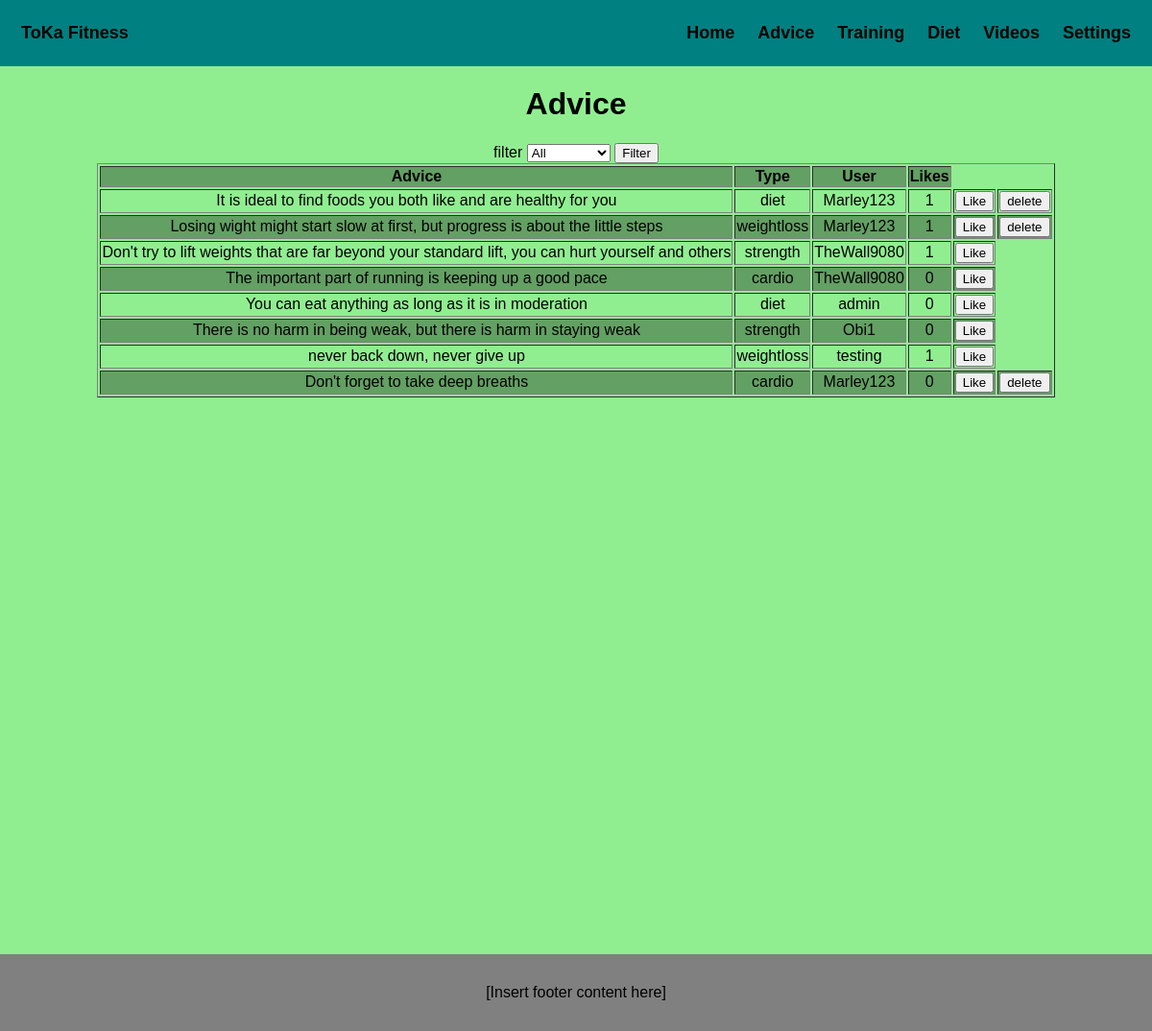
Screenshot of /advice (signed in) with the database file from the repository.
### app.py (models this page shows)
class Users(UserMixin, db.Model):
    id = db.Column(db.Integer, primary_key=True)
    username = db.Column(db.String(250), unique=True, nullable=False)
    password = db.Column(db.String(250), nullable=False)

### app.py (the view)
@app.route("/advice")
@login_required
def advice():
    conn = sqlite3.connect("advice.db") # connects to the database
    cursor = conn.cursor()
    conn.row_factory = sqlite3.Row
    cursor.execute("SELECT * FROM advice") # selects all items from advice
    records = cursor.fetchall()  # puts all the items from advice into a list
    cursor.execute(
    "SELECT advice_id FROM likes WHERE user = ?",
    (current_user.username,))
    liked_advice_ids = {row[0] for row in cursor.fetchall()} # checks which posts the user has liked
    conn.close()
    return render_template("advice.html", records=records, font_size=font_size, username=current_user.username, tier=tier, liked_advice_ids=liked_advice_ids) # renders the html page with the required data

### app.py (called while the page is built)
@login_manager.user_loader
def load_user(user_id):
    return Users.query.get(int(user_id))

### templates/advice.html (shortened to what this page needs)
{% extends "base.html" %}
{% block content %}
<h1>Advice</h1>
<form action="/filter" method="POST">
    <label for="filter">filter</label>
    <select id="filter" name="filter">
        <option value="*">All</option>
    </select>
    <button type="submit">Filter</button>
</form>
<table border="1">
    <tr>
        <th>Advice</th>
        <th>Type</th>
        <th>User</th>
        <th>Likes</th>
    </tr>
    {% for record in records %}
    <tr>
        <td>{{ record[1] }}</td>
        <td>{{ record[2] }}</td>
        <td>{{ record[3] }}</td>
        <td>{{ record[4] }}</td>
        <td>
        <form action="{{ url_for('likes') }}" method="POST">
            {% if record[0] in liked_advice_ids %}
                <button type="submit">Unlike</button>
            {% else %}
                <button type="submit">Like</button>
            {% endif %}
        </form>
        </td>
        {% if record[3] == username or username == "admin" %}
        <td>
            <form action="/delete" method="POST">
                <button type="submit">delete</button>
            </form>
        </td>
        {% endif %}
    </tr>
    {% endfor %}
</table>
{% endblock %}

### templates/base.html (shortened to what this page needs)
<!DOCTYPE html>
<html lang="en">
    <head>
        {% if font_size == "small" %}
            <link rel="stylesheet" href="static/small_style.css">
        {% elif font_size == "large" %}
            <link rel="stylesheet" href="static/large_style.css">
        {% else %}
            <link rel="stylesheet" href="static/medium_style.css">
        {% endif %}
    </head>
    <div class="header">
        <a href="/home">ToKa Fitness</a>
        <div class="header-right">
            <a href="/home">Home</a>
            <a href="/advice">Advice</a>
            <a href="/training">Training</a>
            <a href="/diet">Diet</a>
            <a href="/videos">Videos</a>
            <a href="/settings">Settings</a>
        </div>
    </div>
    <main>
        {% block content %}{% endblock %}
    </main>
    <div class="footer">
        <p>[Insert footer content here]</p>
    </div>
</html>

### static/medium_style.css (style rules this page uses)
* { box-sizing: border-box; font-family:Impact, Haettenschweiler, 'Arial Narrow Bold', sans-serif }
table { margin: 0 auto; }
tr:nth-child(odd) { background-color: rgb(99, 160, 99); }
.header { background-color: teal; display: flex; padding: 10px; justify-content: space-between; }
.header a { float: left; color: black; padding: 12px; line-height: 25px; border-radius: 4px; font-size: 18px; font-weight: bold; text-align: center; text-decoration: none; }
.footer { position: sticky; margin-top: 580px; padding: 15px; left: 0; bottom: 0; width: 100%; background-color: grey; }

### rows the page displays
Users: record "It is ideal to find foods you both like and are healthy for you", record "diet", username "Marley123", id "1", record "Losing wight might start slow at first, but progress is about the little steps", record "weightloss"

### other values shown
{{ record[1] }} "Don't try to lift weights that are far beyond your standard lift, you can hurt yourself and others" "The important part of running is keeping up a good pace" "You can eat anything as long as it is in moderation" "There is no harm in being weak, but there is harm in staying weak" "never back down, never give up" "Don't forget to take deep breaths"
{{ record[2] }} "strength" "cardio" "diet" "strength" "weightloss" "cardio"
{{ record[3] }} "TheWall9080" "TheWall9080" "admin" "Obi1" "testing" "Marley123"
{{ record[4] }} "1" "0" "0" "0" "1" "0"
